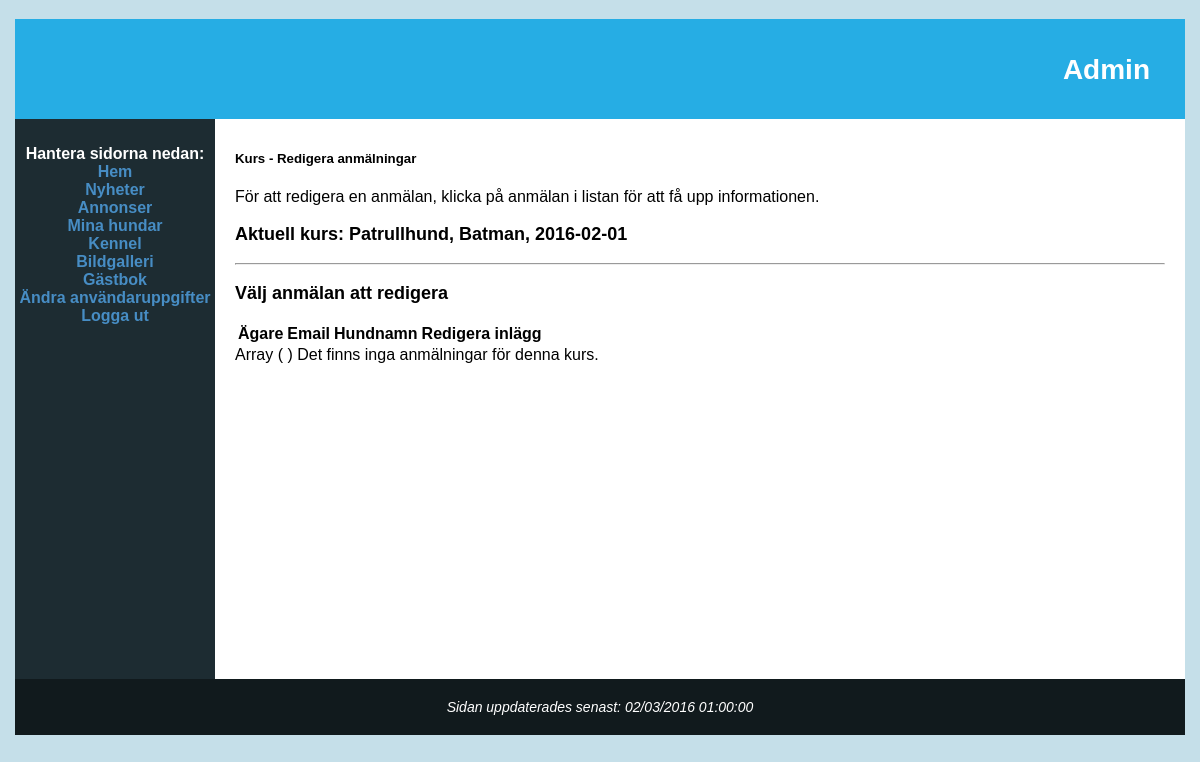
Page /admin-course.php?coursename=Patrullhund&courseteacher=Batman&coursedate=2016-02-01 (signed in) on the earlier database version.
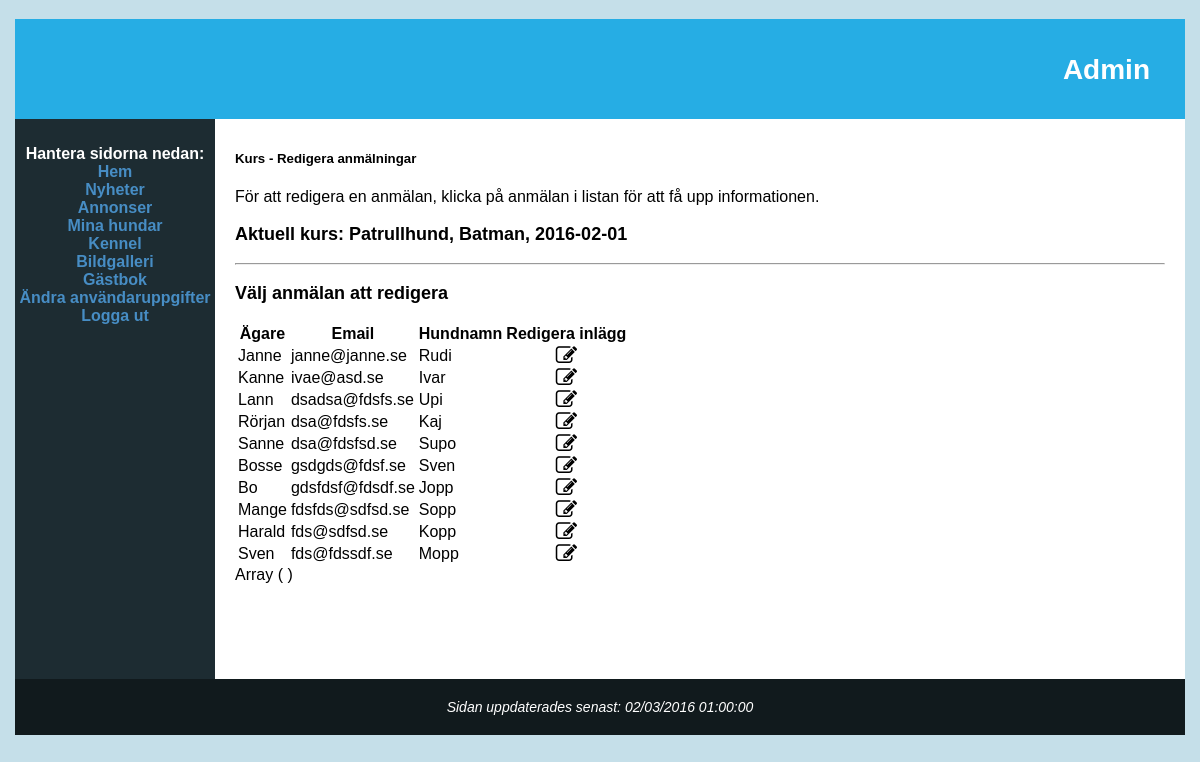
Same page on the later database version.
### tables this page shows
CREATE TABLE Participant (
    `DogName` varchar(255) NOT NULL,
    `OwnerName` varchar(255) NOT NULL,
    `Email` varchar(255) NOT NULL,
    `AgeOfDog` int NOT NULL,
    `Gender` varchar(255) NOT NULL,
    `ExtraInfo` varchar(255),
    `DogCourse_CourseName` varchar(255) NOT NULL,
    `DogCourse_CourseTeacher` varchar(255) NOT NULL,
    `DogCourse_CourseDate` DATE NOT NULL,
    `RegisterDate` DATETIME NOT NULL,
    PRIMARY KEY (`DogName`, `Email`, `DogCourse_CourseName`, `DogCourse_CourseTeacher`, `DogCourse_CourseDate`),
    FOREIGN KEY (`DogCourse_CourseName`,`DogCourse_CourseTeacher`,`DogCourse_CourseDate`) REFERENCES DogCourse (`CourseName`, `CourseTeacher`, `CourseDate`) ON DELETE CASCADE
);

### data/dbHelper.php (called while the page is built, shortened)
<?php
function result($err, $data){
	return array('err' => $err, 'data' => $data);
}
function createConnection(){
	$localhost = true;
	$db = null;
	if ($localhost){
		$db = new PDO("mysql:host=127.0.0.1;dbname=OperationDoge;charset=utf8mb4;", "root", "root");
	} else {
		$db = new PDO("mysql:host=mysqlsemi1.space2u.com;dbname=d36234_db6;", "d36234-db6", "jn9MGrOC");
	}
	$db->setAttribute( PDO::ATTR_ERRMODE, PDO::ERRMODE_EXCEPTION);
	return $db;
}
function createStatement($conn, $q, $p){
	$statement = $conn->prepare($q);
	$statement->setFetchMode(PDO::FETCH_ASSOC);
	bindParams($statement, $p);
	return $statement;
}
function bindParams($statement, $p){
	if (!is_null($p)){
		foreach ($p as $k => $v){
			$statement->bindParam($k, $v);
		}
	}
}
function fetchAll($statement){
	return $statement->fetchAll();
}
function query($q, $p = NULL, $single = false){
	$err = null;
	$data = null;
	try {
		$conn = createConnection();
		$statement = createStatement($conn, $q, $p);
		$statement->execute($p);
		$data = ($single ? fetch($statement) : fetchAll($statement));
	} catch(PDOException $e){
		$err = $e;
	}
	return result($err, $data);
}
?>

### admin-course.php (the view, shortened to what this page needs)
<?php
include_once 'admin-header.php';
$courseName = NULL;
$courseTeacher = NULL;
$courseDate = NULL;
if(isset($_GET['coursename']) && isset($_GET['courseteacher']) &&isset($_GET['coursedate'])){
	$courseName = $_GET['coursename'];
	$courseTeacher = $_GET['courseteacher'];
	$courseDate = $_GET['coursedate'];
}
?>
<main>
	<div class="container">
	<div class="row">
		<div class="twelve columns">
			<h5>Kurs - Redigera anmälningar</h5>
			<p>För att redigera en anmälan, klicka på anmälan i listan för att få upp informationen. </p>
		</div>
	</div>
	<div class="row">
		<div class="twelve columns">
			<h3>Aktuell kurs: <strong> <?php echo $courseName . ', ' . $courseTeacher . ', ' . $courseDate;?> </strong></h3>
		</div>
	</div>
	<hr>
		<div class="row">
			<div class="eight columns">
				<h3>Välj anmälan att redigera</h3>
			</div>
				<div class="row">
				<div class="twelve columns">
					<table class="u-full-width">
						<thead>
							<tr>
								<th>Ägare</th>
								<th>Email</th>
								<th>Hundnamn</th>
								<th><center>Redigera inlägg</center></th>
							</tr>
						</thead>
						<tbody>
							<?php
							$result = query("SELECT OwnerName, Email, DogName, DogCourse_CourseName, DogCourse_CourseTeacher, DogCourse_CourseDate, Gender, AgeOfDog, ExtraInfo FROM Participant WHERE DogCourse_CourseName = :courseName AND DogCourse_CourseTeacher = :courseTeacher AND DogCourse_CourseDate = :courseDate ORDER BY RegisterDate ASC",
								 array(
								 	':courseName' => $courseName,
								 	':courseTeacher' => $courseTeacher,
								 	':courseDate' => $courseDate
								 )
							);
							if($result["err"] != null){
								$load_error = "Kunde inte ladda kurs, den kanske inte finns.";
							}else{
								$courseData = $result['data'];
								if(count($courseData) > 0){
									foreach($courseData as $key => $p){
										echo '<tr id="news' . $key . '">';
										echo '<td>';
										echo $p['OwnerName'];
										echo '</td>';
										echo '<td>';
										echo $p["Email"];
										echo '</td>';
										echo '<td>';
										echo $p["DogName"];
										echo '</td>';
										echo '<td class="edit-post">';
										echo '<center><i class="cursor-pointer fa fa-pencil-square-o fa-lg"></i></center>';
										echo '</td>';
										echo '</tr>';
									}
								}else{
									$load_error = "Det finns inga anmälningar för denna kurs.";
								}
							}
							?>
						</tbody>
					</table>
					<?php
					print_r($_POST);
					if(isset($load_error)){
						echo $load_error;
					}
					?>
					<br/>
				</div>
			</div>
			</div>
	</div>
</main>
<?php
include_once 'footer.php';
?>

Differences in the rows shown:
added participant: OwnerName "Janne", Email "janne@janne.se", DogName "Rudi"
added participant: OwnerName "Kanne", Email "ivae@asd.se", DogName "Ivar"
added participant: OwnerName "Lann", Email "dsadsa@fdsfs.se", DogName "Upi"
added participant: OwnerName "Rörjan", Email "dsa@fdsfs.se", DogName "Kaj"
added participant: OwnerName "Sanne", Email "dsa@fdsfsd.se", DogName "Supo"
added participant: OwnerName "Bosse", Email "gsdgds@fdsf.se", DogName "Sven"
added participant: OwnerName "Bo", Email "gdsfdsf@fdsdf.se", DogName "Jopp"
added participant: OwnerName "Mange", Email "fdsfds@sdfsd.se", DogName "Sopp"
added participant: OwnerName "Harald", Email "fds@sdfsd.se", DogName "Kopp"
added participant: OwnerName "Sven", Email "fds@fdssdf.se", DogName "Mopp"
Other differences:
$load_error: "Det finns inga anmälningar för denna kurs." → (not shown)
